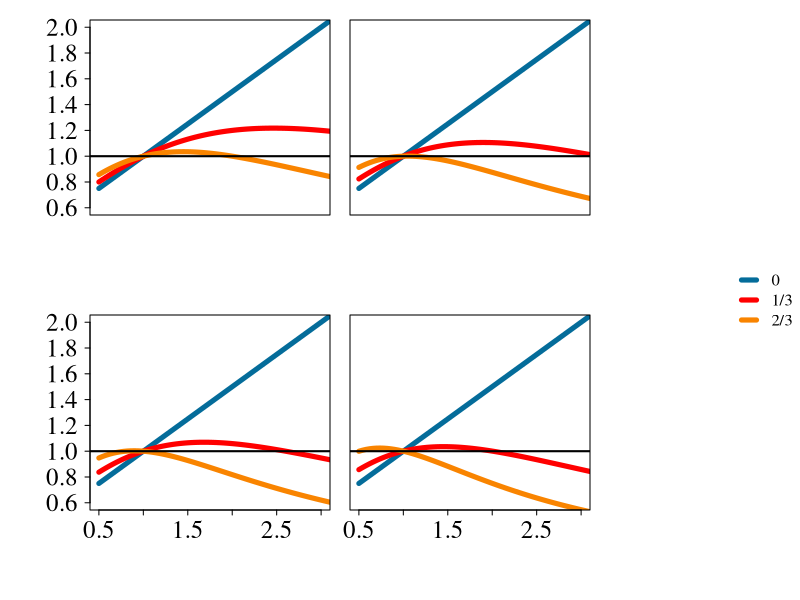

The R script that drew this image: (Note: this script raises an error after producing the figure.)
#
###########################################################################################################################################
###########################################################################################################################################
###   Script Details:                                                                                                                   ###
###   Plotting model results for Singh, A. A.F., Agrawal. 2020. Sex-Specific Variance in Fitness and the Efficacy of Selection          ###
###   Script written by Amardeep Singh (amardeep.singh[at]utoronto.ca)                                                                  ###
###   This script will plot the result of a model used to assess the relationship between condition dependency of fitness in males      ###
###     and the efficacy of selection                                                                                                   ###
###########################################################################################################################################
###########################################################################################################################################

## Theoretical Model Plotting 
# NOTE: YOU WILL NEED TO SPECIFY THE PATH TO DATA FILES BELOW BY REPLACING "/FILE/PATH/TO/" WITH YOUR ACTUAL FILE PATHS 

# Here I evaluate and plot the results of Equation 6 in the paper for a set of values of variance in fitness among females (sigma) and a set of 
#       alpha values (strength of selection in male relative to females)
# Plots generated with this script: Figure S1 and Figure S2
# NOTE: Plots will not look exactly like those in the paper (the data is identical, but I processed images to change fonts, labels etc.)

rm(list=ls())

##  Loading packages
require(RColorBrewer)

# Note on variable meanings
#v = variance in female fitness
#a = alpha
#b = beta
#f = f (or phi) (relative contribution of condition versus stochastic processes)

# Range of f values over which to evaluate 
range = c(0,1/3,2/3)
x.range = c(0.5,3.0) # Range of values of beta

# Defining Plotting Settings 

# Plotting parameters 
par(mfrow=c(2,2))
par(mai=c(0,0,0,0), family = "Times")
par(cex = 1)
par(mar = c(2,10,0,0) + 0.4)
par(oma = c(4,4,0.5,10))
par(tcl = -0.25)
par(mgp = c(2, 0.6, 0))
par(mai = c(0.5,0.1,0.1,0.1))

# Colour palette settings and line type
palette = c("#046C9A", "#FF0000", "#F98400", "#4DAF4A")
line.type = rep(1,length(range))
x=rep(1:1, each=21)

# Panel A: Female Variance in fitness = 2
VarF = 2
plot(0,0, axes = FALSE, type="n", ylim=c(0.6,2), las = 2, xlim=x.range, xlab = "", ylab = "", main = "")
for (i in 1:length(range)) {
  curve(((2 + VarF)*(1+x)/(4 + VarF*(2 - range[i] + range[i]*x^2))), xlim=c(0.5,(x.range[2]) + 1.5), add=TRUE, lty = line.type[i], lwd=5, col=palette[i])
}
axis(2, at = seq(from = 0.6,to = 2,by = 0.2),cex.axis = 1.5, las = 2)
abline(h=1, lwd = 2)
box(col = "black")

# Panel B: Female Variance in fitness = 5
VarF = 5
plot(0,0, axes = FALSE, type="n", ylim=c(0.6,2), las = 1, xlim=x.range,xlab = "", ylab = "", main = "") #I used this plot to set the axis limits (mostly for the y axis)
for (i in 1:length(range)) {
  curve(((2 + VarF)*(1+x)/(4 + VarF*(2 - range[i] + range[i]*x^2))), xlim=c(0.5,(x.range[2]) + 1.5), add=TRUE, lty = line.type[i], lwd=5, col=palette[i])
}
abline(h=1, lwd = 2)
box(col = "black")

# Panel C: Female Variance in fitness = 10
par(mai=c(0.1,0.1,0.5,0.1))
#Plot for a variance in female fitness value of 10
VarF = 10
plot(0,0, axes = FALSE, type="n", ylim=c(0.6,2), las = 1,  xlim=x.range,xlab = "", ylab = "", main = "") #I used this plot to set the axis limits (mostly for the y axis)
for (i in 1:length(range)) {
  curve(((2 + VarF)*(1+x)/(4 + VarF*(2 - range[i] + range[i]*x^2))), xlim=c(0.5,(x.range[2]) + 1.5), add=TRUE, lty = line.type[i], lwd=5, col=palette[i])
}
axis(1, at = seq(from = 0.5,to = 3,by = 0.5), cex.axis = 1.5, las = 1)
axis(2, at = seq(from = 0.6,to = 2,by = 0.2), cex.axis = 1.5, las = 2)
abline(h=1, lwd = 2)
box(col = "black")

# Panel D: Female Variance in fitness = 1000
VarF = 1000
plot(0,0, axes = FALSE, type="n", ylim=c(0.6,2), las = 1, xlim=x.range,xlab = "", ylab = "", main = "") #I used this plot to set the axis limits (mostly for the y axis)
for (i in 1:length(range)) {
  curve(((2 + VarF)*(1+x)/(4 + VarF*(2 - range[i] + range[i]*x^2))), xlim=c(0.5,(x.range[2]) + 1.5), add=TRUE, lty = line.type[i], lwd=5, col=palette[i])
}
axis(1, at = seq(from = 0.5,to = 3,by = 0.5), cex.axis = 1.5, las = 1)
abline(h=1, lwd = 2)
box(col = "black")

# Adding a legend to plot 
#par(fig = c(0, 1, 0, 1), oma = c(1, 1, 1, 5), mar = c(0, 0, 0, 0), new = TRUE)
par(fig = c(0, 1, 0, 1), oma = c(0, 0, 0, 0), mar = c(0, 0, 0, 0), new = TRUE)
plot(0, 0, type = 'n', bty = 'n', xaxt = 'n', yaxt = 'n')
legend("right",legend = c("0", "1/3", "2/3"), col = palette, lwd = 5, lty = 1, xpd = TRUE, horiz = FALSE, seg.len=1, bty = 'n')
# xpd = TRUE makes the legend plot to the figure

# Saving final plot 
pdf("FILE/PATH/TO/DATA/Figure 1.pdf", width = 15, height = 15)
lsmeans.plot.by.stock
dev.off()

#
